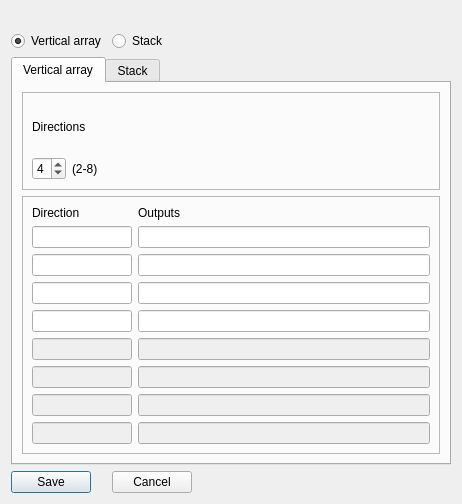
<?xml version="1.0" encoding="UTF-8"?>
<ui version="4.0">
 <class>SubMenu</class>
 <widget class="QDialog" name="SubMenu">
  <property name="geometry">
   <rect>
    <x>0</x>
    <y>0</y>
    <width>462</width>
    <height>504</height>
   </rect>
  </property>
  <property name="windowTitle">
   <string>Sub Menu</string>
  </property>
  <layout class="QFormLayout" name="formLayout">
   <property name="fieldGrowthPolicy">
    <enum>QFormLayout::ExpandingFieldsGrow</enum>
   </property>
   <item row="0" column="0">
    <widget class="QLabel" name="labelBandAntenna">
     <property name="font">
      <font>
       <weight>75</weight>
       <bold>true</bold>
      </font>
     </property>
     <property name="text">
      <string/>
     </property>
    </widget>
   </item>
   <item row="1" column="0">
    <widget class="QRadioButton" name="radioButton4SQ">
     <property name="text">
      <string>Vertical array</string>
     </property>
     <property name="checked">
      <bool>true</bool>
     </property>
    </widget>
   </item>
   <item row="1" column="1">
    <widget class="QRadioButton" name="radioButtonStack">
     <property name="text">
      <string>Stack</string>
     </property>
    </widget>
   </item>
   <item row="2" column="0" colspan="2">
    <widget class="QTabWidget" name="tabWidgetType">
     <property name="currentIndex">
      <number>0</number>
     </property>
     <widget class="QWidget" name="tab4sq">
      <attribute name="title">
       <string>Vertical array</string>
      </attribute>
      <layout class="QVBoxLayout" name="verticalLayout_3">
       <item>
        <widget class="QFrame" name="frameDirCount">
         <property name="frameShape">
          <enum>QFrame::StyledPanel</enum>
         </property>
         <property name="frameShadow">
          <enum>QFrame::Raised</enum>
         </property>
         <layout class="QVBoxLayout" name="verticalLayout_2">
          <item>
           <widget class="QLabel" name="labelDirections">
            <property name="text">
             <string>Directions</string>
            </property>
           </widget>
          </item>
          <item>
           <layout class="QGridLayout" name="gridLayout">
            <item row="0" column="0">
             <widget class="QSpinBox" name="spinBoxDirCount">
              <property name="minimum">
               <number>2</number>
              </property>
              <property name="maximum">
               <number>8</number>
              </property>
              <property name="value">
               <number>4</number>
              </property>
             </widget>
            </item>
            <item row="0" column="1">
             <widget class="QLabel" name="labelDirs">
              <property name="text">
               <string>(2-8)</string>
              </property>
             </widget>
            </item>
            <item row="0" column="2">
             <spacer name="horizontalSpacer">
              <property name="orientation">
               <enum>Qt::Horizontal</enum>
              </property>
              <property name="sizeHint" stdset="0">
               <size>
                <width>40</width>
                <height>20</height>
               </size>
              </property>
             </spacer>
            </item>
           </layout>
          </item>
         </layout>
        </widget>
       </item>
       <item>
        <widget class="QFrame" name="frame">
         <property name="frameShape">
          <enum>QFrame::StyledPanel</enum>
         </property>
         <property name="frameShadow">
          <enum>QFrame::Raised</enum>
         </property>
         <layout class="QVBoxLayout" name="verticalLayout">
          <item>
           <layout class="QGridLayout" name="gridLayout_2">
            <item row="0" column="0">
             <widget class="QLabel" name="labelDirectionName">
              <property name="text">
               <string>Direction</string>
              </property>
             </widget>
            </item>
            <item row="0" column="1">
             <widget class="QLabel" name="labelDirectionOutput">
              <property name="text">
               <string>Outputs</string>
              </property>
             </widget>
            </item>
            <item row="1" column="0">
             <widget class="QLineEdit" name="lineEditDirection1">
              <property name="maximumSize">
               <size>
                <width>100</width>
                <height>16777215</height>
               </size>
              </property>
             </widget>
            </item>
            <item row="1" column="1">
             <widget class="QLineEdit" name="lineEditOutputStr1"/>
            </item>
            <item row="2" column="0">
             <widget class="QLineEdit" name="lineEditDirection2">
              <property name="maximumSize">
               <size>
                <width>100</width>
                <height>16777215</height>
               </size>
              </property>
             </widget>
            </item>
            <item row="2" column="1">
             <widget class="QLineEdit" name="lineEditOutputStr2"/>
            </item>
            <item row="3" column="0">
             <widget class="QLineEdit" name="lineEditDirection3">
              <property name="maximumSize">
               <size>
                <width>100</width>
                <height>16777215</height>
               </size>
              </property>
             </widget>
            </item>
            <item row="3" column="1">
             <widget class="QLineEdit" name="lineEditOutputStr3"/>
            </item>
            <item row="4" column="0">
             <widget class="QLineEdit" name="lineEditDirection4">
              <property name="maximumSize">
               <size>
                <width>100</width>
                <height>16777215</height>
               </size>
              </property>
             </widget>
            </item>
            <item row="4" column="1">
             <widget class="QLineEdit" name="lineEditOutputStr4"/>
            </item>
            <item row="5" column="0">
             <widget class="QLineEdit" name="lineEditDirection5">
              <property name="enabled">
               <bool>false</bool>
              </property>
              <property name="maximumSize">
               <size>
                <width>100</width>
                <height>16777215</height>
               </size>
              </property>
             </widget>
            </item>
            <item row="5" column="1">
             <widget class="QLineEdit" name="lineEditOutputStr5">
              <property name="enabled">
               <bool>false</bool>
              </property>
             </widget>
            </item>
            <item row="6" column="0">
             <widget class="QLineEdit" name="lineEditDirection6">
              <property name="enabled">
               <bool>false</bool>
              </property>
              <property name="maximumSize">
               <size>
                <width>100</width>
                <height>16777215</height>
               </size>
              </property>
             </widget>
            </item>
            <item row="6" column="1">
             <widget class="QLineEdit" name="lineEditOutputStr6">
              <property name="enabled">
               <bool>false</bool>
              </property>
             </widget>
            </item>
            <item row="7" column="0">
             <widget class="QLineEdit" name="lineEditDirection7">
              <property name="enabled">
               <bool>false</bool>
              </property>
              <property name="maximumSize">
               <size>
                <width>100</width>
                <height>16777215</height>
               </size>
              </property>
             </widget>
            </item>
            <item row="7" column="1">
             <widget class="QLineEdit" name="lineEditOutputStr7">
              <property name="enabled">
               <bool>false</bool>
              </property>
             </widget>
            </item>
            <item row="8" column="0">
             <widget class="QLineEdit" name="lineEditDirection8">
              <property name="enabled">
               <bool>false</bool>
              </property>
              <property name="maximumSize">
               <size>
                <width>100</width>
                <height>16777215</height>
               </size>
              </property>
             </widget>
            </item>
            <item row="8" column="1">
             <widget class="QLineEdit" name="lineEditOutputStr8">
              <property name="enabled">
               <bool>false</bool>
              </property>
             </widget>
            </item>
           </layout>
          </item>
         </layout>
        </widget>
       </item>
      </layout>
     </widget>
     <widget class="QWidget" name="tabStack">
      <attribute name="title">
       <string>Stack</string>
      </attribute>
      <layout class="QVBoxLayout" name="verticalLayout_5">
       <item>
        <widget class="QFrame" name="frameStackSettings">
         <property name="frameShape">
          <enum>QFrame::StyledPanel</enum>
         </property>
         <property name="frameShadow">
          <enum>QFrame::Raised</enum>
         </property>
         <widget class="QWidget" name="layoutWidget">
          <property name="geometry">
           <rect>
            <x>10</x>
            <y>10</y>
            <width>251</width>
            <height>66</height>
           </rect>
          </property>
          <layout class="QFormLayout" name="formLayout_2">
           <property name="fieldGrowthPolicy">
            <enum>QFormLayout::ExpandingFieldsGrow</enum>
           </property>
           <item row="0" column="0">
            <widget class="QLabel" name="labelStackName">
             <property name="font">
              <font>
               <weight>50</weight>
               <bold>false</bold>
              </font>
             </property>
             <property name="text">
              <string>Name</string>
             </property>
            </widget>
           </item>
           <item row="0" column="1">
            <widget class="QLineEdit" name="lineEditStackName"/>
           </item>
           <item row="1" column="0">
            <widget class="QLabel" name="labelStackPositions">
             <property name="font">
              <font>
               <weight>50</weight>
               <bold>false</bold>
              </font>
             </property>
             <property name="text">
              <string>Positions</string>
             </property>
            </widget>
           </item>
           <item row="1" column="1">
            <widget class="QSpinBox" name="spinBoxStackPositions">
             <property name="minimum">
              <number>2</number>
             </property>
             <property name="maximum">
              <number>6</number>
             </property>
             <property name="value">
              <number>4</number>
             </property>
            </widget>
           </item>
          </layout>
         </widget>
        </widget>
       </item>
       <item>
        <widget class="QFrame" name="frame_2">
         <property name="frameShape">
          <enum>QFrame::StyledPanel</enum>
         </property>
         <property name="frameShadow">
          <enum>QFrame::Raised</enum>
         </property>
         <layout class="QVBoxLayout" name="verticalLayout_4">
          <item>
           <layout class="QGridLayout" name="gridLayout_3">
            <item row="0" column="0">
             <widget class="QLabel" name="labelDirectionName_2">
              <property name="text">
               <string>Name</string>
              </property>
             </widget>
            </item>
            <item row="0" column="1">
             <widget class="QLabel" name="labelDirectionOutput_2">
              <property name="text">
               <string>Outputs</string>
              </property>
             </widget>
            </item>
            <item row="1" column="0">
             <widget class="QLineEdit" name="lineEditStackCombo1">
              <property name="maximumSize">
               <size>
                <width>100</width>
                <height>16777215</height>
               </size>
              </property>
             </widget>
            </item>
            <item row="1" column="1">
             <widget class="QLineEdit" name="lineEditStackOutputStr1"/>
            </item>
            <item row="2" column="0">
             <widget class="QLineEdit" name="lineEditStackCombo2">
              <property name="maximumSize">
               <size>
                <width>100</width>
                <height>16777215</height>
               </size>
              </property>
             </widget>
            </item>
            <item row="2" column="1">
             <widget class="QLineEdit" name="lineEditStackOutputStr2"/>
            </item>
            <item row="3" column="0">
             <widget class="QLineEdit" name="lineEditStackCombo3">
              <property name="maximumSize">
               <size>
                <width>100</width>
                <height>16777215</height>
               </size>
              </property>
             </widget>
            </item>
            <item row="3" column="1">
             <widget class="QLineEdit" name="lineEditStackOutputStr3"/>
            </item>
            <item row="4" column="0">
             <widget class="QLineEdit" name="lineEditStackCombo4">
              <property name="maximumSize">
               <size>
                <width>100</width>
                <height>16777215</height>
               </size>
              </property>
             </widget>
            </item>
            <item row="4" column="1">
             <widget class="QLineEdit" name="lineEditStackOutputStr4"/>
            </item>
            <item row="5" column="0">
             <widget class="QLineEdit" name="lineEditStackCombo5">
              <property name="enabled">
               <bool>false</bool>
              </property>
              <property name="maximumSize">
               <size>
                <width>100</width>
                <height>16777215</height>
               </size>
              </property>
             </widget>
            </item>
            <item row="5" column="1">
             <widget class="QLineEdit" name="lineEditStackOutputStr5">
              <property name="enabled">
               <bool>false</bool>
              </property>
             </widget>
            </item>
            <item row="6" column="0">
             <widget class="QLineEdit" name="lineEditStackCombo6">
              <property name="enabled">
               <bool>false</bool>
              </property>
              <property name="maximumSize">
               <size>
                <width>100</width>
                <height>16777215</height>
               </size>
              </property>
             </widget>
            </item>
            <item row="6" column="1">
             <widget class="QLineEdit" name="lineEditStackOutputStr6">
              <property name="enabled">
               <bool>false</bool>
              </property>
             </widget>
            </item>
           </layout>
          </item>
         </layout>
        </widget>
       </item>
      </layout>
     </widget>
    </widget>
   </item>
   <item row="3" column="0">
    <widget class="QPushButton" name="pushButtonSave">
     <property name="text">
      <string>Save</string>
     </property>
    </widget>
   </item>
   <item row="3" column="1">
    <widget class="QPushButton" name="pushButtonCancel">
     <property name="text">
      <string>Cancel</string>
     </property>
    </widget>
   </item>
  </layout>
 </widget>
 <resources/>
 <connections/>
</ui>
